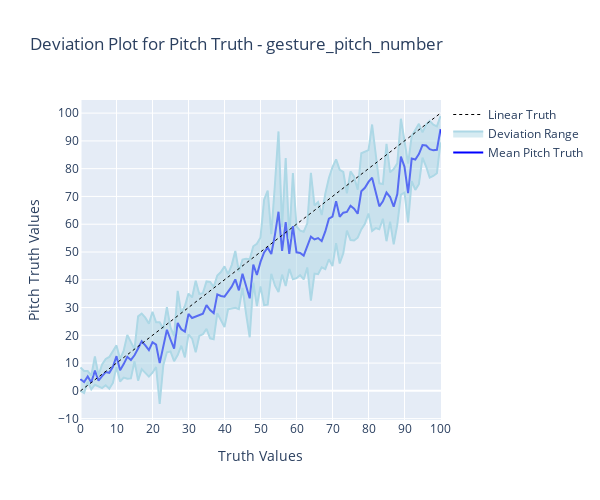
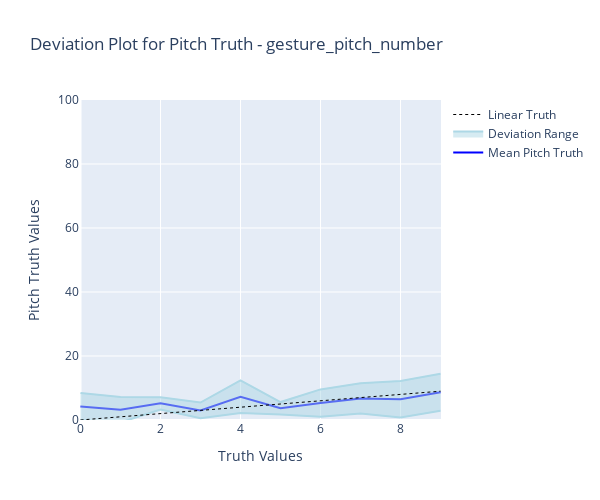
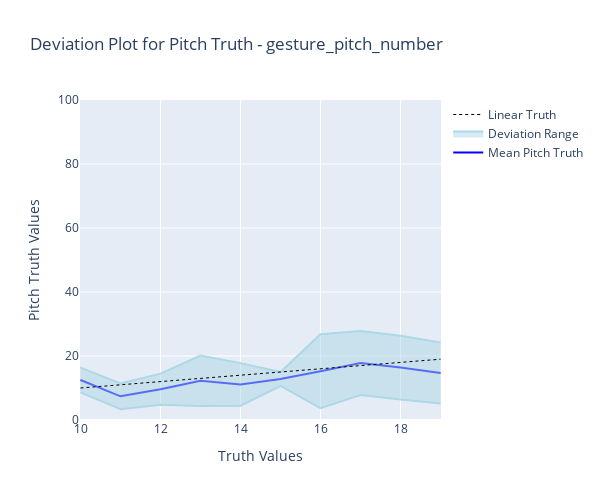
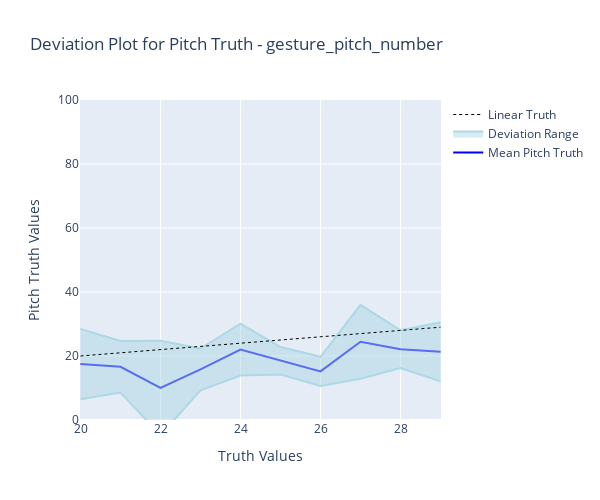

Notebook code for these charts, in order:
### Code cell
def create_deviation_plots(truth_values, experiment_type, truth_type):
    filtered_df = df[(df['experiment_type'] == experiment_type) & 
                     (df['truth'].isin(truth_values)) & 
                     (df['inputType'] == truth_type["input_type"])]

    mean_truth = filtered_df.groupby("truth")[truth_type["truth"]].mean().reset_index()
    std_truth = filtered_df.groupby("truth")[truth_type["truth"]].std().reset_index()

    mean_std_df = pd.merge(mean_truth, std_truth, on="truth", suffixes=('_mean', '_std'))
    
    # Have to fill NaNs with zeroes, needed if one or more truths only have one reading
    mean_std_df[f'{truth_type["truth"]}_std'] = mean_std_df[f'{truth_type["truth"]}_std'].fillna(0)
    mean_std_df[f'{truth_type["truth"]}_std'] = mean_std_df[f'{truth_type["truth"]}_std'].abs()
    
    fig = go.Figure()
    fig.add_trace(go.Scatter(
        x=mean_std_df["truth"], y=mean_std_df[f'{truth_type["truth"]}_mean'],
        mode='lines', line=dict(color='blue'), name=f'Mean {truth_type["label"]}'
    ))

    upper_bound = mean_std_df[f'{truth_type["truth"]}_mean'] + mean_std_df[f'{truth_type["truth"]}_std']
    lower_bound = mean_std_df[f'{truth_type["truth"]}_mean'] - mean_std_df[f'{truth_type["truth"]}_std']
    
    fig.add_trace(go.Scatter(
        x=mean_std_df["truth"], y=upper_bound,
        fill=None, mode='lines', line=dict(color='lightblue'), name='Upper Deviation Range', showlegend=False
    ))
    fig.add_trace(go.Scatter(
        x=mean_std_df["truth"], y=lower_bound,
        fill='tonexty', mode='lines', line=dict(color='lightblue'), name='Deviation Range'
    ))
    
    scale_min = min(truth_values)
    scale_max = max(truth_values)
    
    fig.add_shape(
        type="line",
        x0=scale_min, y0=scale_min, x1=scale_max, y1=scale_max,
        line=dict(color="Black", width=1, dash="dot"),
        showlegend=True,
        name="Linear Truth"
    )

    fig.update_layout(
        title=f"Deviation Plot for {truth_type['label']} - {experiment_type}",
        xaxis_title="Truth Values",
        yaxis_title=f"{truth_type['label']} Values",
        hovermode="x",
        width=600,
        height=500
    )
    
    if len(truth_values) > 10:
        fig.update_xaxes(tickmode='linear', dtick=10)
        fig.update_yaxes(tickmode='linear', dtick=10)
    else:
        fig.update_yaxes(range=[0, scale_type[experiment_type]])

    fig.show()
    
create_deviation_plots([i for i in range(0, 101)], "gesture_pitch_number", experiment_truth_type["gesture_pitch_number"])
    
for batch in truth_value_batches_100:
    create_deviation_plots(batch, "gesture_pitch_number", experiment_truth_type["gesture_pitch_number"])

create_deviation_plots([i for i in range(0, 101)], "gesture_roll_number", experiment_truth_type["gesture_roll_number"])

for batch in truth_value_batches_100:
    create_deviation_plots(batch, "gesture_roll_number", experiment_truth_type["gesture_roll_number"])
    
create_deviation_plots([i for i in range(0, 101)], "slider_number", experiment_truth_type["slider_number"])
    
for batch in truth_value_batches_100:
    create_deviation_plots(batch, "slider_number", experiment_truth_type["slider_number"])
    
create_deviation_plots([i for i in range(0, 50)], "gesture_pitch_greyscale", experiment_truth_type["gesture_pitch_greyscale"])

for batch in truth_value_batches_49:
    create_deviation_plots(batch, "gesture_pitch_greyscale", experiment_truth_type["gesture_pitch_greyscale"])

create_deviation_plots([i for i in range(0, 50)], "gesture_roll_greyscale", experiment_truth_type["gesture_roll_greyscale"])

for batch in truth_value_batches_49:
    create_deviation_plots(batch, "gesture_roll_greyscale", experiment_truth_type["gesture_roll_greyscale"])

create_deviation_plots([i for i in range(0, 50)], "slider_greyscale", experiment_truth_type["slider_greyscale"])

for batch in truth_value_batches_49:
    create_deviation_plots(batch, "slider_greyscale", experiment_truth_type["slider_greyscale"])

### Figure 1 — Plotly figure (JSON) as saved in the notebook; plotly's stock layout.template omitted (floating-point values rounded to 4 significant figures)
{"data": [{"line": {"color": "blue"}, "mode": "lines", "name": "Mean Pitch Truth", "type": "scatter", "x": [0, 1, 2, 3, 4, 5, 6, 7, 8, 9, 10, 11, 12, 13, 14, 15, 16, 17, 18, 19, 20, 21, 22, 23, 24, 25, 26, 27, 28, 29, 30, 31, 32, 33, 34, 35, 36, 37, 38, 39, 40, 41, 42, 43, 44, 45, 46, 47, 48, 49, 50, 51, 52, 53, 54, 55, 56, 57, 58, 59, 60, 61, 62, 63, 64, 65, 66, 67, 68, 69, 70, 71, 72, 73, 74, 75, 76, 77, 78, 79, 80, 81, 82, 83, 84, 85, 86, 87, 88, 89, 90, 91, 92, 93, 94, 95, 96, 97, 98, 99, 100], "y": [4.2, 3.2, 5.2, 3, 7.286, 3.667, 5.286, 6.75, 6.5, 8.667, 12.5, 7.4, 9.636, 12.25, 11.12, 12.8, 15.25, 17.83, 16.38, 14.67, 17.5, 16.62, 10, 15.8, 22, 18.5, 15.2, 24.44, 22.14, 21.3, 27.67, 26.22, 26.75, 27.33, 27.8, 30.86, 29.08, 28, 34.75, 34.14, 33.91, 35.71, 37.5, 40.12, 36.2, 42.17, 37.64, 33.33, 45.5, 41.75, 46.43, 49.82, 51.56, 49.29, 56.08, 64.5, 50.38, 60.78, 49.29, 59.3, 49.89, 49.67, 48.71, 52.38, 55.5, 54.5, 55, 53.9, 57.4, 62, 62.75, 68.29, 62.7, 64.17, 64.43, 66.67, 65.62, 63.78, 71.86, 73.12, 75.25, 76.75, 71.36, 66.44, 68.22, 71.4, 69.8, 66.29, 70.88, 84.33, 80.67, 71.22, 83.64, 83.29, 85.27, 88.5, 88.33, 87, 86.6, 86.78, 94.2]}, {"line": {"color": "lightblue"}, "mode": "lines", "name": "Upper Deviation Range", "showlegend": false, "type": "scatter", "x": [0, 1, 2, 3, 4, 5, 6, 7, 8, 9, 10, 11, 12, 13, 14, 15, 16, 17, 18, 19, 20, 21, 22, 23, 24, 25, 26, 27, 28, 29, 30, 31, 32, 33, 34, 35, 36, 37, 38, 39, 40, 41, 42, 43, 44, 45, 46, 47, 48, 49, 50, 51, 52, 53, 54, 55, 56, 57, 58, 59, 60, 61, 62, 63, 64, 65, 66, 67, 68, 69, 70, 71, 72, 73, 74, 75, 76, 77, 78, 79, 80, 81, 82, 83, 84, 85, 86, 87, 88, 89, 90, 91, 92, 93, 94, 95, 96, 97, 98, 99, 100], "y": [8.437, 7.162, 7.124, 5.449, 12.36, 5.603, 9.556, 11.49, 12.22, 14.48, 16.37, 11.44, 14.5, 20.14, 17.77, 14.97, 26.82, 27.84, 26.35, 24.21, 28.48, 24.68, 24.73, 22.33, 30.12, 22.81, 19.75, 36.0, 28.01, 30.54, 35.03, 33.63, 39.63, 34.9, 35.2, 39.39, 39.24, 37.42, 41.55, 42.77, 44.82, 42.04, 45.29, 50.37, 43.0, 47.28, 47.59, 47.38, 52.06, 52.96, 55.24, 68.78, 72.07, 56.42, 74.21, 93.41, 58.91, 83.8, 54.66, 78.42, 59.2, 57.69, 57.31, 60.32, 78.53, 66.76, 67.98, 63.33, 70.96, 76.62, 80.59, 83.37, 79.55, 78.81, 71.16, 79.01, 77.09, 72.41, 85.56, 86.06, 86.66, 95.91, 84.11, 74.72, 74.48, 88.92, 78.67, 79.85, 81.9, 97.98, 89.97, 81.8, 91.71, 94.21, 96.14, 93.07, 95.88, 97.2, 95.84, 95.2, 98.96]}, {"fill": "tonexty", "line": {"color": "lightblue"}, "mode": "lines", "name": "Deviation Range", "type": "scatter", "x": [0, 1, 2, 3, 4, 5, 6, 7, 8, 9, 10, 11, 12, 13, 14, 15, 16, 17, 18, 19, 20, 21, 22, 23, 24, 25, 26, 27, 28, 29, 30, 31, 32, 33, 34, 35, 36, 37, 38, 39, 40, 41, 42, 43, 44, 45, 46, 47, 48, 49, 50, 51, 52, 53, 54, 55, 56, 57, 58, 59, 60, 61, 62, 63, 64, 65, 66, 67, 68, 69, 70, 71, 72, 73, 74, 75, 76, 77, 78, 79, 80, 81, 82, 83, 84, 85, 86, 87, 88, 89, 90, 91, 92, 93, 94, 95, 96, 97, 98, 99, 100], "y": [-0.0374, -0.7623, 3.276, 0.5505, 2.21, 1.73, 1.015, 2.007, 0.7816, 2.857, 8.627, 3.363, 4.773, 4.36, 4.482, 10.63, 3.677, 7.825, 6.405, 5.124, 6.517, 8.573, -4.731, 9.265, 13.88, 14.19, 10.65, 12.89, 16.27, 12.06, 20.3, 18.81, 13.87, 19.77, 20.4, 22.32, 18.93, 18.58, 27.95, 25.51, 23.0, 29.38, 29.71, 29.88, 29.4, 37.05, 27.68, 19.29, 38.94, 30.54, 37.62, 30.86, 31.04, 42.15, 37.96, 35.59, 41.84, 37.76, 43.91, 40.18, 40.58, 41.65, 40.12, 44.43, 32.47, 42.24, 42.02, 44.47, 43.84, 47.38, 44.91, 53.2, 45.85, 49.52, 57.7, 54.32, 54.16, 55.15, 58.15, 60.19, 63.84, 57.59, 58.61, 58.17, 61.96, 53.88, 60.93, 52.72, 59.85, 70.68, 71.37, 60.64, 75.56, 72.37, 74.41, 83.93, 80.78, 76.8, 77.36, 78.35, 89.44]}], "layout": {"height": 500, "hovermode": "x", "shapes": [{"line": {"color": "Black", "dash": "dot", "width": 1}, "name": "Linear Truth", "showlegend": true, "type": "line", "x0": 0, "x1": 100, "y0": 0, "y1": 100}], "title": {"text": "Deviation Plot for Pitch Truth - gesture_pitch_number"}, "width": 600, "xaxis": {"dtick": 10, "tickmode": "linear", "title": {"text": "Truth Values"}}, "yaxis": {"dtick": 10, "tickmode": "linear", "title": {"text": "Pitch Truth Values"}}}}

### Figure 2 — Plotly figure (JSON) as saved in the notebook; plotly's stock layout.template omitted (floating-point values rounded to 4 significant figures)
{"data": [{"line": {"color": "blue"}, "mode": "lines", "name": "Mean Pitch Truth", "type": "scatter", "x": [0, 1, 2, 3, 4, 5, 6, 7, 8, 9], "y": [4.2, 3.2, 5.2, 3, 7.286, 3.667, 5.286, 6.75, 6.5, 8.667]}, {"line": {"color": "lightblue"}, "mode": "lines", "name": "Upper Deviation Range", "showlegend": false, "type": "scatter", "x": [0, 1, 2, 3, 4, 5, 6, 7, 8, 9], "y": [8.437, 7.162, 7.124, 5.449, 12.36, 5.603, 9.556, 11.49, 12.22, 14.48]}, {"fill": "tonexty", "line": {"color": "lightblue"}, "mode": "lines", "name": "Deviation Range", "type": "scatter", "x": [0, 1, 2, 3, 4, 5, 6, 7, 8, 9], "y": [-0.0374, -0.7623, 3.276, 0.5505, 2.21, 1.73, 1.015, 2.007, 0.7816, 2.857]}], "layout": {"height": 500, "hovermode": "x", "shapes": [{"line": {"color": "Black", "dash": "dot", "width": 1}, "name": "Linear Truth", "showlegend": true, "type": "line", "x0": 0, "x1": 9, "y0": 0, "y1": 9}], "title": {"text": "Deviation Plot for Pitch Truth - gesture_pitch_number"}, "width": 600, "xaxis": {"title": {"text": "Truth Values"}}, "yaxis": {"range": [0, 100], "title": {"text": "Pitch Truth Values"}}}}

### Figure 3 — Plotly figure (JSON) as saved in the notebook; plotly's stock layout.template omitted (floating-point values rounded to 4 significant figures)
{"data": [{"line": {"color": "blue"}, "mode": "lines", "name": "Mean Pitch Truth", "type": "scatter", "x": [10, 11, 12, 13, 14, 15, 16, 17, 18, 19], "y": [12.5, 7.4, 9.636, 12.25, 11.12, 12.8, 15.25, 17.83, 16.38, 14.67]}, {"line": {"color": "lightblue"}, "mode": "lines", "name": "Upper Deviation Range", "showlegend": false, "type": "scatter", "x": [10, 11, 12, 13, 14, 15, 16, 17, 18, 19], "y": [16.37, 11.44, 14.5, 20.14, 17.77, 14.97, 26.82, 27.84, 26.35, 24.21]}, {"fill": "tonexty", "line": {"color": "lightblue"}, "mode": "lines", "name": "Deviation Range", "type": "scatter", "x": [10, 11, 12, 13, 14, 15, 16, 17, 18, 19], "y": [8.627, 3.363, 4.773, 4.36, 4.482, 10.63, 3.677, 7.825, 6.405, 5.124]}], "layout": {"height": 500, "hovermode": "x", "shapes": [{"line": {"color": "Black", "dash": "dot", "width": 1}, "name": "Linear Truth", "showlegend": true, "type": "line", "x0": 10, "x1": 19, "y0": 10, "y1": 19}], "title": {"text": "Deviation Plot for Pitch Truth - gesture_pitch_number"}, "width": 600, "xaxis": {"title": {"text": "Truth Values"}}, "yaxis": {"range": [0, 100], "title": {"text": "Pitch Truth Values"}}}}

### Figure 4 — Plotly figure (JSON) as saved in the notebook; plotly's stock layout.template omitted (floating-point values rounded to 4 significant figures)
{"data": [{"line": {"color": "blue"}, "mode": "lines", "name": "Mean Pitch Truth", "type": "scatter", "x": [20, 21, 22, 23, 24, 25, 26, 27, 28, 29], "y": [17.5, 16.62, 10, 15.8, 22, 18.5, 15.2, 24.44, 22.14, 21.3]}, {"line": {"color": "lightblue"}, "mode": "lines", "name": "Upper Deviation Range", "showlegend": false, "type": "scatter", "x": [20, 21, 22, 23, 24, 25, 26, 27, 28, 29], "y": [28.48, 24.68, 24.73, 22.33, 30.12, 22.81, 19.75, 36.0, 28.01, 30.54]}, {"fill": "tonexty", "line": {"color": "lightblue"}, "mode": "lines", "name": "Deviation Range", "type": "scatter", "x": [20, 21, 22, 23, 24, 25, 26, 27, 28, 29], "y": [6.517, 8.573, -4.731, 9.265, 13.88, 14.19, 10.65, 12.89, 16.27, 12.06]}], "layout": {"height": 500, "hovermode": "x", "shapes": [{"line": {"color": "Black", "dash": "dot", "width": 1}, "name": "Linear Truth", "showlegend": true, "type": "line", "x0": 20, "x1": 29, "y0": 20, "y1": 29}], "title": {"text": "Deviation Plot for Pitch Truth - gesture_pitch_number"}, "width": 600, "xaxis": {"title": {"text": "Truth Values"}}, "yaxis": {"range": [0, 100], "title": {"text": "Pitch Truth Values"}}}}
